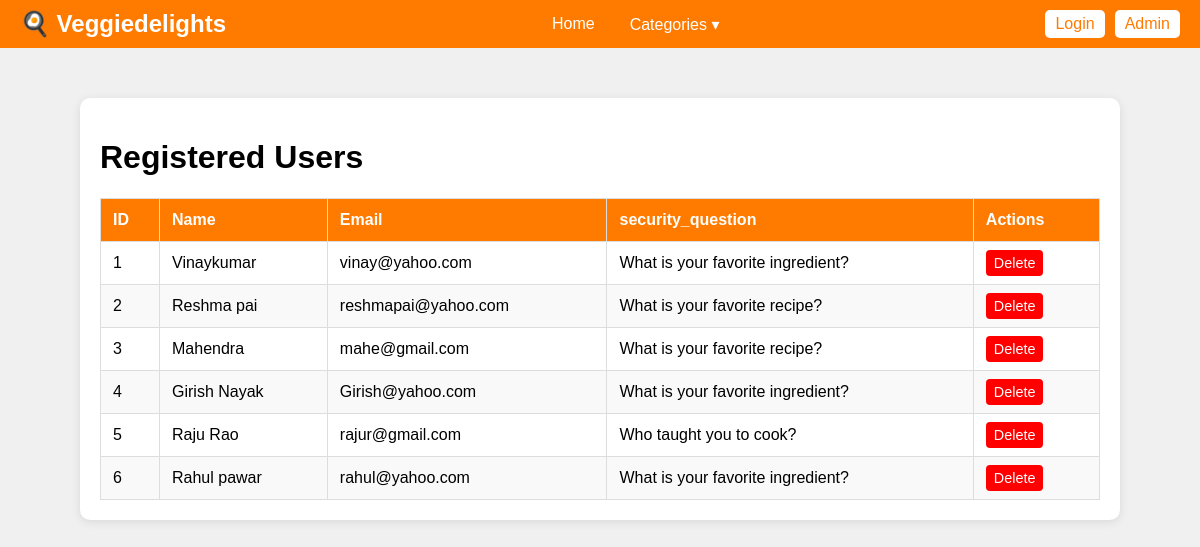
The app's page /view_users.php with its own data.
### tables this page shows
CREATE TABLE `signup` (
  `id` int(11) NOT NULL,
  `name` varchar(2000) NOT NULL,
  `email` varchar(2000) NOT NULL,
  `password` varchar(2000) NOT NULL,
  `status` int(11) NOT NULL,
  `created_at` timestamp NOT NULL DEFAULT current_timestamp(),
  `updated_at` timestamp NOT NULL DEFAULT current_timestamp() ON UPDATE current_timestamp(),
  `security_question` varchar(2000) NOT NULL,
  `security_answer` varchar(2000) NOT NULL,
  `role` enum('user','admin') DEFAULT 'user'
);

### view_users.php (the view, shortened to what this page needs)
<?php
include 'config.php';
$role = $_SESSION['role'] ?? 'guest';
$email = $_SESSION['email'] ?? '';
?>
<!DOCTYPE html>
<html lang="en">
<head>
</head>
<body>
<header class="navbar">
    <div class="logo"><a href="index.php">🍳 Veggiedelights</a></div>
    <nav>
        <a href="index.php">Home</a>
        <div class="dropdown">
            <a href="#">Categories ▾</a>
        </div>
    </nav>
    <div class="auth-links">
        <?php if ($role === 'admin'): ?>
            <span class="welcome">👋 Hello Admin</span>
            <a href="logout.php" class="nav-link">Logout</a>
        <?php elseif ($role === 'user'): ?>
            <span class="welcome">👋 Hello <?php echo htmlspecialchars($email); ?></span>
            <a href="logout.php" class="nav-link">Logout</a>
        <?php else: ?>
            <a href="login.php" class="nav-link">Login</a>
            <a href="admin_login.php" class="nav-link">Admin</a>
        <?php endif; ?>
    </div>
</header>
<div class="main-content">
    <h1>Registered Users</h1>
    <div class="table-container">
        <table id="usersTable">
            <thead>
                <tr>
                    <th>ID</th>
                    <th>Name</th>
                    <th>Email</th>
                    <th>security_question</th>
                    <th>Actions</th>
                </tr>
            </thead>
            <tbody>
                <?php
                $id = 1;
                $users_query = "SELECT * FROM signup ORDER BY id DESC";
                $users_rs = mysqli_query($con, $users_query);
                while($user = mysqli_fetch_array($users_rs)) {
                ?>
                    <tr>
                        <td><?php echo $id++; ?></td>
                        <td><?php echo htmlspecialchars($user['name']); ?></td>
                        <td><?php echo htmlspecialchars($user['email']); ?></td>
                        <td><?php echo htmlspecialchars($user['security_question']); ?></td>
                        <td>
                            <a href="view_users.php?delete=<?php echo $user['id']; ?>" class="action-link delete-link" onclick="return confirmDelete();">Delete</a>
                        </td>
                    </tr>
                <?php } ?>
            </tbody>
        </table>
    </div>
</div>
</body>
</html>

### view_users.php (style rules this page uses)
body { font-family: Arial, sans-serif; background:#f0f0f0; margin:0; padding:0; }
.main-content { max-width: 1000px; margin: 50px auto; padding: 20px; background: #fff; border-radius: 10px; box-shadow: 0 2px 10px rgba(0,0,0,0.1); }
header.navbar { display: flex; justify-content: space-between; align-items: center; background-color:#ff7b00; padding:10px 20px; flex-wrap: wrap; }
header.navbar .logo a { font-size: 1.5rem; font-weight: bold; color:#fff; text-decoration:none; }
header.navbar nav { display:flex; gap:15px; flex-wrap: wrap; align-items: center; }
header.navbar nav a { color:#fff; text-decoration:none; padding:5px 10px; border-radius:5px; transition: 0.3s; }
header.navbar nav .dropdown { position: relative; display: inline-block; }
.auth-links { display:flex; align-items:center; gap:10px; flex-wrap: wrap; }
.auth-links .nav-link { background:#fff; color:#ff7b00; padding:5px 10px; border-radius:5px; text-decoration:none; transition:0.3s; }
.table-container { overflow-x:auto; margin-top:20px; }
table { width:100%; border-collapse:collapse; min-width:700px; }
table th, table td { padding:12px; border:1px solid #ddd; text-align:left; }
table th { background:#ff7b00; color:#fff; position: sticky; top:0; }
table tr:nth-child(even) { background:#f9f9f9; }
.action-link { color:#fff; padding:5px 8px; border-radius:4px; text-decoration:none; margin-right:5px; font-size:0.9em; }
.delete-link { background:red; }

### records on screen
signup: name "Vinaykumar", email "vinay@yahoo.com", security_question "What is your favorite ingredient?"
signup: name "Reshma pai", email "reshmapai@yahoo.com", security_question "What is your favorite recipe?"
signup: name "Mahendra", email "mahe@gmail.com", security_question "What is your favorite recipe?"
signup: name "Girish Nayak", email "Girish@yahoo.com", security_question "What is your favorite ingredient?"
signup: name "Raju Rao", email "rajur@gmail.com", security_question "Who taught you to cook?"
signup: name "Rahul pawar", email "rahul@yahoo.com", security_question "What is your favorite ingredient?"
